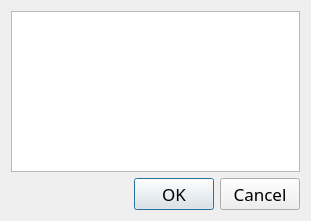
<?xml version="1.0" encoding="UTF-8"?>
<ui version="4.0">
 <class>PromiscDialog</class>
 <widget class="QDialog" name="PromiscDialog">
  <property name="geometry">
   <rect>
    <x>0</x>
    <y>0</y>
    <width>311</width>
    <height>221</height>
   </rect>
  </property>
  <property name="font">
   <font>
    <family>Courier 10 Pitch</family>
    <pointsize>13</pointsize>
   </font>
  </property>
  <property name="windowTitle">
   <string>Select Network Interface Card</string>
  </property>
  <layout class="QVBoxLayout" name="verticalLayout">
   <item>
    <widget class="QListView" name="PromiscListView">
     <property name="font">
      <font>
       <family>Courier 10 Pitch</family>
       <pointsize>14</pointsize>
      </font>
     </property>
    </widget>
   </item>
   <item>
    <widget class="QDialogButtonBox" name="buttonBox">
     <property name="font">
      <font>
       <pointsize>13</pointsize>
      </font>
     </property>
     <property name="orientation">
      <enum>Qt::Horizontal</enum>
     </property>
     <property name="standardButtons">
      <set>QDialogButtonBox::Cancel|QDialogButtonBox::Ok</set>
     </property>
    </widget>
   </item>
  </layout>
 </widget>
 <resources/>
 <connections>
  <connection>
   <sender>buttonBox</sender>
   <signal>accepted()</signal>
   <receiver>PromiscDialog</receiver>
   <slot>accept()</slot>
   <hints>
    <hint type="sourcelabel">
     <x>248</x>
     <y>254</y>
    </hint>
    <hint type="destinationlabel">
     <x>157</x>
     <y>274</y>
    </hint>
   </hints>
  </connection>
  <connection>
   <sender>buttonBox</sender>
   <signal>rejected()</signal>
   <receiver>PromiscDialog</receiver>
   <slot>reject()</slot>
   <hints>
    <hint type="sourcelabel">
     <x>316</x>
     <y>260</y>
    </hint>
    <hint type="destinationlabel">
     <x>286</x>
     <y>274</y>
    </hint>
   </hints>
  </connection>
 </connections>
</ui>
